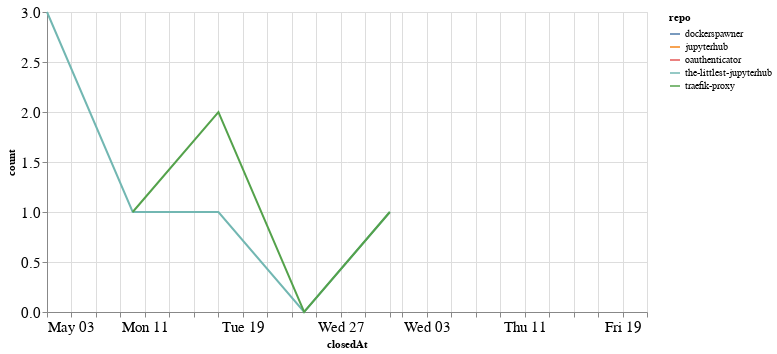

The cell this chart's notebook holds for it:
### Code cell
closed_by_time = closed_by.groupby('repo').resample('W', on='closedAt').count()['author'].reset_index()
closed_by_time = closed_by_time.rename(columns={'author': 'count'})

alt.Chart(closed_by_time, width=600).mark_line().encode(
    x='closedAt',
    y='count',
    color='repo',
    tooltip="repo"
)

### Figure 1 — Vega-Lite specification as saved in the notebook (floating-point values rounded to 4 significant figures)
{"config": {"axisLeft": {"labelFontSize": 15}, "axisBottom": {"labelFontSize": 15}}, "data": {"name": "data-59fa107eed31bfa703fbe09f2369c0f7"}, "mark": "line", "encoding": {"color": {"type": "nominal", "field": "repo"}, "tooltip": {"type": "nominal", "field": "repo"}, "x": {"type": "temporal", "field": "closedAt"}, "y": {"type": "quantitative", "field": "count"}}, "width": 600, "$schema": "https://vega.github.io/schema/vega-lite/v4.8.1.json", "datasets": {"data-59fa107eed31bfa703fbe09f2369c0f7": [{"repo": "dockerspawner", "closedAt": "2020-06-21T00:00:00", "count": 1}, {"repo": "jupyterhub", "closedAt": "2020-06-14T00:00:00", "count": 1}, {"repo": "oauthenticator", "closedAt": "2020-06-21T00:00:00", "count": 1}, {"repo": "the-littlest-jupyterhub", "closedAt": "2020-05-03T00:00:00", "count": 3}, {"repo": "the-littlest-jupyterhub", "closedAt": "2020-05-10T00:00:00", "count": 1}, {"repo": "the-littlest-jupyterhub", "closedAt": "2020-05-17T00:00:00", "count": 1}, {"repo": "the-littlest-jupyterhub", "closedAt": "2020-05-24T00:00:00", "count": 0}, {"repo": "the-littlest-jupyterhub", "closedAt": "2020-05-31T00:00:00", "count": 1}, {"repo": "traefik-proxy", "closedAt": "2020-05-10T00:00:00", "count": 1}, {"repo": "traefik-proxy", "closedAt": "2020-05-17T00:00:00", "count": 2}, {"repo": "traefik-proxy", "closedAt": "2020-05-24T00:00:00", "count": 0}, {"repo": "traefik-proxy", "closedAt": "2020-05-31T00:00:00", "count": 1}]}}
